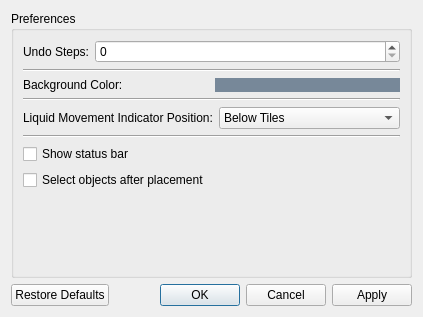
<?xml version="1.0" encoding="UTF-8"?>
<ui version="4.0">
 <class>SettingsDialog</class>
 <widget class="QDialog" name="SettingsDialog">
  <property name="geometry">
   <rect>
    <x>0</x>
    <y>0</y>
    <width>423</width>
    <height>317</height>
   </rect>
  </property>
  <property name="windowTitle">
   <string>CoinKiller - Level Editor Settings</string>
  </property>
  <layout class="QVBoxLayout" name="verticalLayout_3">
   <item>
    <widget class="QGroupBox" name="groupBox">
     <property name="sizePolicy">
      <sizepolicy hsizetype="Expanding" vsizetype="Preferred">
       <horstretch>0</horstretch>
       <verstretch>0</verstretch>
      </sizepolicy>
     </property>
     <property name="title">
      <string>Preferences</string>
     </property>
     <layout class="QHBoxLayout" name="horizontalLayout">
      <item>
       <layout class="QVBoxLayout" name="verticalLayout_2">
        <item>
         <layout class="QHBoxLayout" name="horizontalLayout_2">
          <item>
           <widget class="QLabel" name="label">
            <property name="sizePolicy">
             <sizepolicy hsizetype="Fixed" vsizetype="Preferred">
              <horstretch>0</horstretch>
              <verstretch>0</verstretch>
             </sizepolicy>
            </property>
            <property name="text">
             <string>Undo Steps:</string>
            </property>
           </widget>
          </item>
          <item>
           <widget class="QSpinBox" name="undoLimitSpinBox">
            <property name="maximum">
             <number>2000</number>
            </property>
           </widget>
          </item>
         </layout>
        </item>
        <item>
         <widget class="Line" name="line_2">
          <property name="orientation">
           <enum>Qt::Horizontal</enum>
          </property>
         </widget>
        </item>
        <item>
         <layout class="QHBoxLayout" name="horizontalLayout_3">
          <item>
           <widget class="QLabel" name="label_2">
            <property name="text">
             <string>Background Color:</string>
            </property>
           </widget>
          </item>
          <item>
           <widget class="QPushButton" name="backgroundColorPickerButton">
            <property name="autoFillBackground">
             <bool>false</bool>
            </property>
            <property name="styleSheet">
             <string notr="true">border: none;
background-color: rgb(119, 136, 153);
</string>
            </property>
            <property name="text">
             <string/>
            </property>
            <property name="autoDefault">
             <bool>false</bool>
            </property>
            <property name="flat">
             <bool>true</bool>
            </property>
           </widget>
          </item>
         </layout>
        </item>
        <item>
         <widget class="Line" name="line">
          <property name="orientation">
           <enum>Qt::Horizontal</enum>
          </property>
         </widget>
        </item>
        <item>
         <layout class="QHBoxLayout" name="horizontalLayout_4">
          <item>
           <widget class="QLabel" name="label_3">
            <property name="toolTip">
             <string/>
            </property>
            <property name="text">
             <string>Liquid Movement Indicator Position:</string>
            </property>
           </widget>
          </item>
          <item>
           <widget class="QComboBox" name="renderTransparentLiquidAboveTilesComboBox">
            <property name="toolTip">
             <string>Chooses whether to render the transparent indicator for liquids above or below tiles.</string>
            </property>
            <property name="autoFillBackground">
             <bool>false</bool>
            </property>
            <property name="editable">
             <bool>false</bool>
            </property>
            <property name="maxVisibleItems">
             <number>10</number>
            </property>
            <item>
             <property name="text">
              <string>Below Tiles</string>
             </property>
            </item>
            <item>
             <property name="text">
              <string>Above Tiles</string>
             </property>
            </item>
           </widget>
          </item>
         </layout>
        </item>
        <item>
         <widget class="Line" name="line_3">
          <property name="orientation">
           <enum>Qt::Horizontal</enum>
          </property>
         </widget>
        </item>
        <item>
         <widget class="QCheckBox" name="showStatusBarCheckBox">
          <property name="text">
           <string>Show status bar</string>
          </property>
         </widget>
        </item>
        <item>
         <widget class="QCheckBox" name="selectOnPlacedCheckBox">
          <property name="text">
           <string>Select objects after placement</string>
          </property>
         </widget>
        </item>
        <item>
         <spacer name="verticalSpacer">
          <property name="orientation">
           <enum>Qt::Vertical</enum>
          </property>
          <property name="sizeHint" stdset="0">
           <size>
            <width>20</width>
            <height>40</height>
           </size>
          </property>
         </spacer>
        </item>
       </layout>
      </item>
     </layout>
    </widget>
   </item>
   <item>
    <widget class="QDialogButtonBox" name="buttonBox">
     <property name="sizePolicy">
      <sizepolicy hsizetype="MinimumExpanding" vsizetype="Fixed">
       <horstretch>0</horstretch>
       <verstretch>0</verstretch>
      </sizepolicy>
     </property>
     <property name="orientation">
      <enum>Qt::Horizontal</enum>
     </property>
     <property name="standardButtons">
      <set>QDialogButtonBox::Apply|QDialogButtonBox::Cancel|QDialogButtonBox::Ok|QDialogButtonBox::RestoreDefaults</set>
     </property>
     <property name="centerButtons">
      <bool>false</bool>
     </property>
    </widget>
   </item>
  </layout>
 </widget>
 <resources/>
 <connections>
  <connection>
   <sender>buttonBox</sender>
   <signal>accepted()</signal>
   <receiver>SettingsDialog</receiver>
   <slot>accept()</slot>
   <hints>
    <hint type="sourcelabel">
     <x>248</x>
     <y>254</y>
    </hint>
    <hint type="destinationlabel">
     <x>157</x>
     <y>274</y>
    </hint>
   </hints>
  </connection>
  <connection>
   <sender>buttonBox</sender>
   <signal>rejected()</signal>
   <receiver>SettingsDialog</receiver>
   <slot>reject()</slot>
   <hints>
    <hint type="sourcelabel">
     <x>316</x>
     <y>260</y>
    </hint>
    <hint type="destinationlabel">
     <x>286</x>
     <y>274</y>
    </hint>
   </hints>
  </connection>
 </connections>
</ui>
